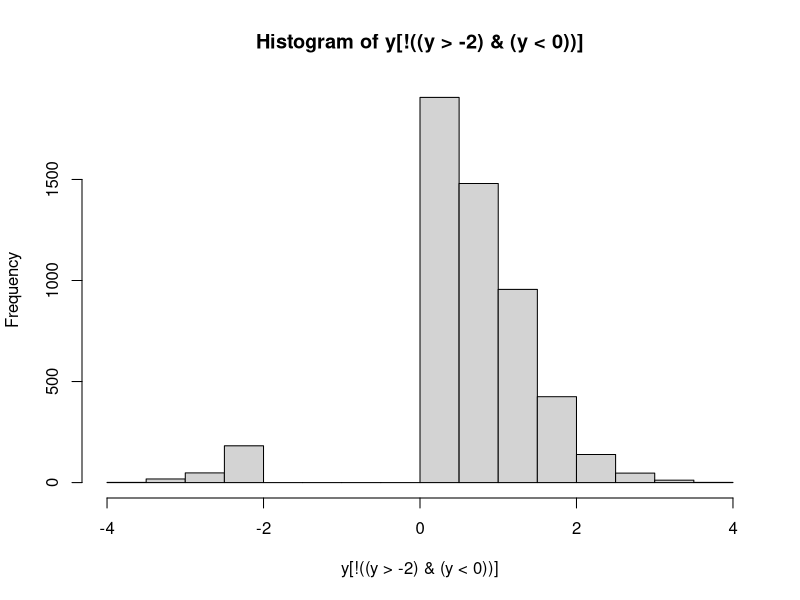

This chart was generated by the following R code: (Note: this script raises an error after producing the figure.)


#' @title Tutorial 2: More on Vectors, Data Frames, and Functions
#'
#' @author David M. Goehring 2004
#' @author Juliet R.C. Pulliam 2008, 2009
#' @author Steve Bellan 2010, 2012
#' @author Carl Pearson 2024
#' @author Stanley Sayianka, Reshma Kassanjee 2025
#'
#' Clinic on Meaningful Modeling of Epidemiological Data
#' International Clinics on Infectious Disease Dynamics and Data Program
#' African Institute for Mathematical Sciences, Muizenberg, Cape Town, RSA
#'
#' @license Some Rights Reserved,
#' CC BY-NC 4.0 (https://creativecommons.org/licenses/by-nc/4.0/)
#'
#' @description
#' By the end of this tutorial you should:
#' * Be able to retrieve useful subsets of your data
#' * Understand more about data frames
#' * Know the methods and uses of logical values in R
#' * Be able to generate and use factors
#' * Know how to write your own generic functions
#'
#' @section A. Accessing Vector Elements
#'
#' @subsection Beyond Numbers: Relational and Logical Operations in R
#'
#' So far everything you have done in R has involved numbers or
#' vectors of numbers. To properly exploit R’s complexity, you need to
#' become familiar with relational and logical operations in R.
#'
#' Relational operations work just like numerical operations, in terms
#' of how they are processed. Return for a moment to our first
#' calculation from the last tutorial, an addition problem:

3 + 4

#' The analogous calculation of a single relational operation is
#' something like

5 > 4

#' "Is 5 greater than 4?” Yes. And R tells you that this is a TRUE
#' statement. Or,

1 + 1 < 1

#' Makes sense, right?
#'
#' The greater-than, >, and less-than, <, symbols are
#' straightforward. Similarly, R has greater-than-or-equal-to and
#' less-than-or-equal-to symbols, >= and <=, respectively.
#'
#' Slightly less intuitive are the relational operators for equality,
#' ==, and inequality, !=. Try

x <- 4

x == 1 + 3

y <- x != 4

#' This last example demonstrates that variables can hold logical
#' values. These relational operators also operate on logical values,
#' as in,

y == FALSE

#' Logical operations are operations that only make sense when
#' performed on TRUE and FALSE values. These will likely be familiar
#' to you, the central operations being AND, OR, and NOT.
#'
#' The operators used in R are standard: &, |, and !,
#' respectively. Let’s see them in action:

!TRUE
to_be <- FALSE
to_be | !to_be
FALSE & (TRUE | FALSE)

#' By combining logical and relational operations, we can make complex
#' inquiries about values.
#'
#' Hands off the keyboard! Pick up a writing implement…
#'
#' a <- TRUE != (4 > 3)
#' b <- a | 1 + 1 == 4 - 2
#' c <- !FALSE & (log(Inf) == Inf + 1)
#'
#' What do a, b & c equal?  Now execute the commands and compare
#' your answers.



#' Note that R has special values for infinity (Inf), not-a-number
#' (NaN), and not-applicable, NA. These generally behave sensibly – a
#' mathematical operation on not-a-number is obviously not a number as so is
#' returned as NaN. Things are less simple when using logical and relational
#' operators. Consider 4 != NaN. In one respect, the answer perhaps
#' should be TRUE; that is, 4 definitely isn’t equal to
#' not-a-number. But, striving for consistency, R returns NA, much as
#' it would for a mathematical operation. Even worse is the situation

x <- NaN
x == NaN

#' You might think that this is a reasonable test for whether x has a
#' numerical value, but it won’t work for the same reason mentioned above.
#' In general, keep this trickiness in mind and remember there is a special
#' function is.nan() for determining whether x is defined as not-a-number:

is.nan(x)

#' There is also a special function is.finite() for determining whether
#' x is a valid (finite) number:

is.finite(x)

#' This is all getting thrown at you in very quick succession,
#' especially if you do not have much experience programming in other
#' languages. It is worth noting that information about these
#' operations can be pulled up at any time by typing help("&”) or
#' help(">") or the using help() function with any of the other
#' symbols used in these operations.
#'
#' @subsection Vectors of Logical Values
#'
#' As a shorthand, TRUE and FALSE can be entered as T and F. This
#' allows for rapid entry of vectors of logical values, for example:

logical_vec <- c(TRUE, TRUE, FALSE, TRUE)
logical_vec

#' Unfortunately, and rather inexplicably, T and F cab be reassigned
#' to any arbitrary values. This will render most code utterly
#' unpredictable. So, never, never, never do this:

T <- 4 # REALLY BAD, BUT NO ERROR IS PRODUCED

#' And, if you ever do something like this (though you shouldn’t!),
#' make sure you quickly do this:

rm(T) ## which will set T (or F) back to its default logical value.

#' Aside: to ensure your code is robust, we recommend always spelling out
#' TRUE and FALSE for logical values. If you have a library like `lintr`
#' installed, you can use it to check your code `lintr::lint("your_code.R")`
#'
#' Relational or logical operations also act on vectors to produce
#' vectors of logical values, as in,

x <- rnorm(10)
x < 0
y <- (x > -.5) & (x < .5)
!y

#' This will be especially handy when we look at the concept of
#' indexing, below.
#'
#' @subsection Generating Sequences
#'
#' There are many occasions in R when you need a patterned sequence of
#' numbers. As mentioned in the previous tutorial, most counting can
#' be accomplished by use of the seq() function. If you haven’t
#' already done so, it is worth taking a look at the help-file on
#' seq() because it has a few arguments that can make your life
#' easier.

?seq

#' For example, seq() can generate a vector of a certain length
#' between certain endpoints by typing

x <- seq(0, 1, length.out = 20)

#' giving you a vector of length 20 between 0 and 1; to confirm this, type

length(x)

#' A very common need in R is to generate vectors with an interval of
#' 1 between each element. R has a shorthand for this using the colon
#' notation, as follows:

y <- 5:10

#' This generates a vector that counts from 5 to 10, inclusive. Note that
#' : is generally treated first in the order of operations.
#'
#' Don’t underestimate the value of the colon notation.  Even for
#' typing a vector of length 2, like "(1,2)” or "(2,1),” using the c
#' function to generate the vector is pretty tedious (e.g., c(1,2)).
#' These vectors can be generated in three quick characters by typing
#' 1:2 or 2:1, respectively.  I will also point your attention to the
#' rep() function, for repeating sequences, which can also save time.
#'
#' @subsection Indexing
#'
#' R has an incredibly useful way of accessing items from a
#' data set. Each item in a data set has its own index, or numbered
#' location, in the object’s structure. Square brackets are used to
#' extract an item or items from a data set, but it is crucial to
#' understand that there are two completely distinct ways in which
#' brackets are used to access items. I will consider the two methods
#' for accessing a vector of length n in turn below.
#'
#' The first option: Logical
#' Requirements: Logical vector of length n
#' Use it for: Finding a subset of data based on a rule
#'
#' Logical indexing works as if you’ve asked your indexing vector the
#' question, "Do you want this item?” for each of the items in the
#' vector.

x <- 1:5

x[c(TRUE, FALSE, FALSE, FALSE, TRUE)]

#' If we combine this logical indexing with the relational and logical
#' operators you learned above, we have an exceptionally powerful tool
#' to retrieve data that meet any set of criteria.

y <- rnorm(10000)

hist(y[!((y > -2) & (y < 0))])

#' I will give more insight below when I discuss indexing data
#' frames. Stay tuned.

#' In any operation in R, vectors will be automatically repeated until
#' they reach the necessary length for the operation to make
#' sense. For example, note the results of

1:6 + 1:2

#' The same repetition holds for logical vectors. For this reason, you should
#' be very cautious using operations on vectors that differ in length.
#'
#' The second option: Numerical
#' Requirements: Value or vector of any length with values
#' (1 to n) OR (-n to -1)
#' Use it for: Single item retrieval or shuffling, sorting, and repeating
#'
#' Accessing single items with brackets and a single index should be
#' straightforward

x <- 3 * (0:5)
x[4]

#' One tedious way of creating a new vector of values from a vector’s
#' elements would be

c(x[2], x[3], x[4]) #TEDIOUS

#' So R makes it much easier by allowing a vector of indices to
#' generate a vector.  Thereby, the command above becomes

x[2:4]

#' There is nothing preventing you from accessing any element any
#' number of times.

x[c(2, 2, 2, 5, 5, 5)]

#' Additionally, R allows you to use negative indices, indicating
#' which items you want to exclude, as in,

x[c(-1, -6)]

#' This is fine and productive as long as you remember never to mix
#' negative and positive indices – R will not know what you want it to
#' do:

x[c(-1, 4)] # BADCODE

#' @subsection Sorting
#'
#' In Tutorial 1, you were introduced to the sort() function, which is
#' handy.
#'
#' Now that you have been introduced to indexing, you may have an
#' inkling of how much more powerful the sorting functions of R can
#' become.
#'
#' As an introduction, let’s say you have a 4-element vector,

my_vector <- 5:8

#' Using numerical indexing, we can manually re-order this vector by
#' calling each of its indices once in our preferred order, for
#' example

my_vector[c(2, 3, 4, 1)]

#' or, for a quick reversal

my_vector[4:1]

#' Now, manually generating the vector of indices is not monumentally
#' useful, which is where the function order() comes in. As a
#' demonstration, imagine we have a vector of student names and a
#' corresponding vector of student heights (in meters).

student_names <- c(
  "Dario", "Hloniphile", "Steve", "Innocent", "Abigail", "Cynthia"
)

student_heights <- rnorm(6, 1.7, .12)

#' What we definitely don’t want to do is to perform sort() on each of
#' these vectors independently. This will eliminate the pairing of the
#' name to the height. So how can we sort one vector and have the
#' other vector align correctly? Try order() on the names,

order(student_names)

#' Note that it returns the indices in the right order, not the values
#' themselves.
#'
#' From what you learned above, you know it is now an easy matter to
#' sort both of our vectors, as follows,

student_names[order(student_names)] # same effect as sort()
student_heights[order(student_names)]

#' And, obviously, sorting the names by the heights is exactly
#' analogous, and it will make for a pretty plot

barplot(
  student_heights[order(student_heights)],
  names.arg = student_names[order(student_heights)],
  ylab = "Height (m)", main = "Student Heights"
)

#' I have conveniently skipped over an important concept, because R
#' handles it fairly intuitively, but I want to mention the
#' terminology. The variable student_names and the results of ls(), for
#' example, are called vectors of strings, or character arrays. R
#' handles them conveniently, so we don’t need to worry too much about
#' them, but knowing the terminology will improve your understanding
#' of R's in-line help documents.
#'
#' @section B. Data Frames and Alternatives
#'
#' @subsection Data frames, redux
#' 
#' Before we cover advanced topics of data frames, I wanted to point out the
#' function data.frame(), which puts data together to form data
#' frames. This is a key alternative to using the prefab data frames
#' that you used in the previous tutorial.
#'
#' First I want to generate a vector of student class-years to
#' correspond to the student_names before creating a data frame (Freshmen
#' as 1, Sophomores as 2, etc.).

student_years <- c(4, 2, 2, 3, 1, 3)

#' Now making a data frame is easy (each argument will just add more
#' columns to the data), the only trick being that we have to assign
#' the constructed data frame to a variable, as follows:

student_df <- data.frame(student_names, student_heights, student_years)
student_df

#' Voila! Your own data frame.
#'
#' You may want to have better column headings than the redundant variable
#' names. There are various options to accomplish this. One option is
#' to use the names() function with assignment notation. Let’s take a look:

names(student_df)

#' What we see is a vector of strings corresponding to the current column
#' names. We can change these by assigning replacement strings to the
#' indexed values or by substituting our own vector of strings.

names(student_df) <- c("names", "heights", "years")
student_df

#' If we think that "years" is ambigous and might be confused with a student's
#' age, we could rename just that column using numerical indexing, e.g.:

names(student_df)[3] <- "class.years"
student_df

#' There is also a similar option, row.names() to access and modify the
#' the row names. By default, the row names are a series of integers indicating
#' the row number:

row.names(student_df)

#' The assignments above are the first of many examples in R that seem
#' to defy logic: it seems as though we’re assigning something to a
#' function, which shouldn’t make sense because a function isn’t a
#' variable. In fact, you can think of the functions names() and
#' row.names() as "access functions” – they do not perform an action,
#' but merely grant access to a property of the argument variable, and
#' this is why we can make assignments of the sort seen above.
#'
#' @subsection Indexing data frames
#'
#' As with vectors, brackets and logical or numerical vectors are still
#' the way to access data frames, but with a slight complication,
#' because data frames are multidimensional. The solution (which also
#' holds for matrices, etc.) is to separate the two dimensions with a
#' comma. R treats the first entry as the row number and the second
#' entry as the column number; thus, to access the second column of
#' the fourth row, type

student_df[4, 2]

#' Or the second column of the last three rows,

student_df[4:6, 2]

#' There are two further complications.
#'
#' To access an entire row or entire column, leave the index blank, as
#' in,

student_df[, 1] # FIRST COLUMN
student_df[3, ] # THIRD ROW
student_df[, ] # ENTIRE FRAME, equivalent to "student_df"

#' @subsection Tidyverse
#'
#' In R, data frames are a common and versatile way to store and work with 
#' tabular data. However, there are other object types that you may find useful.
#' For example, tibbles (from tidyverse) behave like data frames but print more
#' cleanly and are widely used in with modern R workflows. Data tables (from the
#' data.table package) are another alternative, designed for speed and efficient
#' handling of large datasets. Choosing the right structure depends on the
#' context of your analysis and the tools you prefer to use. 
#' 
#' In the last tutorial, we learned about the tidyverse.
#' Tidyverse is a group of R packages like dplyr, stringr, ggplot2, and more.
#' You can find the full list here: https://www.tidyverse.org
#'
#' Instead of loading all tidyverse packages using the library(tidyverse) command,
#' we can load only the one we need. For now, we just need the dplyr package.
#' 
#' We now return to indexing data frames, repeating what we did above 
#' using dplyr to access rows and columns in a data frame; and extending our 
#' examples, demonstrating both base R and dplyr implementations.


library(dplyr)

#' To select a column, we use the select() function.
#' The first argument is the data frame, the second is the column we want.
#' We can use either the column number or the column name.

select(.data = student_df, 1)       # selects the first column by position
select(.data = student_df, names)   # selects the column called 'names'

#' In select(), the .data argument is where we put the data frame.
#' The next argument is the column(s) we want to choose.

#' We can also use the pipe symbol (|>) to make the code easier to read.
#' Think of the pipe as saying "and then".
#' For example, instead of writing select(.data = student_df, 1),
#' we can write: student_df |> select(1)
#' This means: "take student_df and then select column 1"

student_df |> select(1)       # selects the first column
student_df |> select(names)   # selects the column called 'names'

#' If we want to save the result into a new data frame, we can assign it like this:

student_names_data <- student_df |> select(names)

#' The select() function gives us a one-column data frame.
#' If we want just a vector (not a data frame), we can use the pull() function.

student_df |> pull(1)       # gets the first column as a vector
student_df |> pull(names)   # gets the 'names' column as a vector

#' To get a specific row instead of a column, we use the slice() function.

student_df[3, ]             # base R: gets the third row
student_df |> slice(3)      # dplyr: gets the third row

#' We can also use the values in names() or row.names() as indices:

student_df["4", ]
student_df[, "class.years"]

#' Putting all of this together, we can quickly generate subsets of
#' our data. For example, we can create a data frame that includes
#' only the students with height greater than the mean height:

tall_students <- student_df[student_df$heights > mean(student_df$heights), ]
tall_students

#' A tidyverse-style way to filter rows is to use the `filter()` function.
#' This helps us select only the rows that meet a condition.
tall_students <- filter(student_df, heights > mean(heights))
tall_students  

#' Inside `filter()`, we do not use the `$` operator (like student_df$height).
#' This is because `filter()` automatically looks for column names
#' within the data frame you pass as the first argument.

#' The same code using a pipe:
tall_students <- student_df |> filter(heights > mean(heights))
tall_students

#' Or sort our data by various aspects:

student_df[order(student_df$class.years), ]

#' Alternatively, using the `arrange` function from dplyr, we have
student_df |> arrange(class.years)        # in ascending order
student_df |> arrange(desc(class.years))  # in descending order


#' @subsection Introduction to factors
#'
#' When performing statistical analyses, we often want R to look at a
#' set of data and compare groups within the data to one another. For
#' example, you have the data frame containing data on students in a
#' course. There are columns of data representing the students' heights
#' and class.years. How can you look at the means of height by class.year?
#'
#' Or, another example, you have sampled a number of rabbits and have
#' a column for weights before a diet treatment and a column for
#' weights after a diet treatment and a third column stating the diet
#' treatment (e.g, "none,” "grain diet,” and "grapefruit diet”). How
#' can you evaluate the change in weight as affected by diet?
#'
#' The answer to these questions is to use factors.
#'
#' Many of the data sets that come with R already have their data
#' interpreted as factors. Let’s take a look at a data set with
#' factors:

data(moths, package = "DAAG")
help(moths, package = "DAAG")
moths

#' (Note that you may have to install the DAAG package in order to
#' load these data. Do you remember how to do this? If not, ask a neighbor
#' for help!)
#'
#' The help file for the moths data set tells us that our last column,
#' habitat, is a factor. What does this mean?
#'
#' See what happens when we pull up this column by itself:

moths$habitat

#' It looks pretty standard, at first, but then we notice that it is
#' more than just a list of habitat names – it has another component,
#' levels.
#'
#' Factors have levels. Levels are editable, independent of the data
#' itself. To see the levels alone, you can type

levels(moths$habitat)

#' When called that way, it has the identity of a vector of strings.
#'
#' The levels() function behaves just like the names() and row.names()
#' functions (i.e., weird), and you can make assignments or
#' reassignments to the levels - e.g.,

levels(moths$habitat)[1] <- "NEBank"

#' Factors come in exceptionally handy when performing statistical
#' tests, but the various plot functions can give you an idea of uses
#' of a factored variable, such as,

boxplot(moths$meters ~ moths$habitat)

#' The tilde, ~, used in a number of contexts in R, can generally be
#' read as "by,” which gives a general explanation of its use here –
#' visualizing transect length ("meters") by habitat type ("habitat").
#' 
#' Recall, we used the ggplot2 package to make prettier plots
#' We will replicate the `boxplot` above:

## theme_bw is a ggplot “style” that makes things a bit less fancy and more sharp, you may think it looks more scientific
library(ggplot2); theme_set(theme_bw())
ggplot(data = moths) + 
  geom_boxplot(mapping = aes(x = habitat, y = meters))

#'
#' @subsection Making a factor
#'
#' Now that you know how to employ a factored variable
#' the next step is to know how to make a factor out of a
#' variable. The general syntax is:

x <- factor(c("A", "B", "A", "A", "A", "B"))

#' For vectors of strings, like that one. The results are usually fine
#' as is.
#'
#' But let’s go back to our student_df data frame. We listed
#' class.years as a number 1 through 4, but these are discreet
#' categories with well-defined names. A more elegant solution is to
#' factor the column of the data frame, much like is seen with moths.

student_df$class.years <- factor(student_df$class.years)
levels(student_df$class.years)

#' Not ideal, but we can use reassignment to change the names of the
#' years.

levels(student_df$class.years) <- c("Freshman", "Sophomore", "Junior", "Senior")

#' With satisfying (preliminary) results available with:

student_df
boxplot(student_df$heights ~ student_df$class.years)

#' Try to replicate the above plot using ggplot2.

#' @subsection Applying functions to data frames
#'
#' Many functions you might like to apply to your data frames will
#' produce unpredictable results.
#'
#' A few work nicely:

nyc_air <- airquality[, c("Wind", "Temp")]
nyc_air
summary(nyc_air)

#' But others that you might try do not work as you want:

sum(nyc_air) # sums wind and temperature together
mean(nyc_air) # returns an error message ## FIXME (or don't, see below)

#' One solution to these troubles is to use the function apply(),
#' which performs the function named in the third argument on the
#' first argument by the index specified by the second argument
#' (in this case, by column).

apply(nyc_air, 2, sum)
apply(nyc_air, 2, mean)
apply(nyc_air, 2, var)

#' @section C. Composing your own functions
#'
#' A more advanced (and very important) topic
#'
#' So far in R we have used the functions that come with R and its various
#' packages; however, since you will often want to perform the same series
#' of actions on different objects, R makes it relatively straight-forward
#' to compose your own generic functions and store them in R’s memory.
#'
#' Before you start writing a function you need to have your mind set
#' on three things:
#'
#' * What you want to give the function as input
#' * What you want the function to do
#' * What you want the function to give as output
#'
#' @subsection A trivial example
#'
#' Imagine you need to repeatedly transform sets of data, but your
#' transformation is "non-standard.” For this example, I’m imagining that you
#' want the natural logarithm of the data, plus one. We know how to perform
#' these operations on a number we have stored in a variable, no problem,

x <- 1:10

log(x) + 1

#' But what we would really like is a named function which will do
#' this in one step, log.plus.one().
#'
#' What we will do is make an assignment to log.plus.one, but rather
#' than assigning a value (or vector, etc.), we assign a function
#' which we define on the spot. We use the command function, which
#' looks like a function but is not a function. Instead, it’s
#' a control element of the R language – it isn’t executed like a
#' function, but rather it informs R to treat the code around it in a
#' special way.
#'
#' The command function has an interesting syntax. Its arguments are
#' the names of variables which will serve as the arguments for your
#' function (the first of three bullets, above). Then, after this
#' parenthetical bit, comes the meat of the function – what you want
#' it to do and what you want it to give back to you (the last two
#' bullets, above). In our log.plus.one() case, what we want it to do
#' and what we want it to give back happen to be the same thing,
#' therefore we can define it very simply, as follows,

log.plus.one <- function(y) log(y) + 1

#' Cool! Let’s test it out:

log.plus.one(x)

#' It behaves just like we would want it to.
#'
#' Aside: you may also see short functions define using the "lambda" syntax:

log.plus.one <- \(y) log(y) + 1

#' @subsection A separate little world
#'
#' Wait a second. I used y in my function definition but called the
#' function with my variable x as the argument. What happened to y?

y

#' The variable is untouched by the function.
#'
#' In order to keep functions fully generic, when you give the
#' function command, R generates a separate, untouchable variable
#' space which has no interactions with your R workspace. This means
#' that the names of your function arguments (and any variables
#' assigned within your function) can be anything you find convenient
#' – there is never any risk of a conflict with your active variables.
#'
#' @subsection Longer functions
#'
#' Either because the function is too complex to be
#' executed on a single line or because you want to make the
#' function’s methods clearer, you will often generate functions
#' longer than one line. For this purpose, R introduces another type
#' of bracket, curly brackets, { }. These are control brackets and
#' indicate the contents should be treated as a unit.
#'
#' As a final example,

(function(x, y) { z <- x^2 + y^2; x + y + z })(0:7, 1)

#' Note that the function is written on two lines, but this isn’t an
#' issue because of the brackets.  Note also that this function is
#' anonymous. It is never assigned, but used in place.
#'
#' A common tendency when first learning to program is to write code
#' in a condensed form (such as the anonymous inline function defined
#' above) so that it is difficult to follow what is going on when you
#' return to the code later on (or when your instructor is helping you
#' find a bug that is keeping your code from working correctly). While
#' writing code in this way takes a certain amount of cleverness and
#' demonstrates that you have understood the concepts, it is better
#' practice to write out your code so that it is easy to follow. This
#' includes using plenty of whitespace, to make your code easy to
#' read and thoroughly commenting your commands as you go.
#' The example above is therefore better written as follows:


#' @title Sum Values and Sum of Their Squares
#' @description
#' A function that takes two numerical values as input and returns the sum of
#' the values plus the sum of their squares
#'
#' @param x A numerical vector
#' @param y A numerical vector
#'
#' @details Note that `x` and `y` must be compatible lengths, or the recycling
#' rules
#'
#' @return A numerical value, x + y + x^2 + y^2
sum_vals_plus_sum_sqs <- function(x, y) {
  z <- x^2 + y^2  # define z as the sum of the values’ squares
  ss <- x + y + z # add the values to the sum of their squares
  return(ss)      # and return the result as output
}

#' Perform the above function with x equal to the numbers from 0 to
#' 7 and y equal to 1:

sum_vals_plus_sum_sqs(0:7, 1)

#' @section Benchmark Questions
#'
#' This concludes Tutorial 2. Because there are some advanced topics
#' here that require practice to get your head around, you should
#' make sure to work through the benchmark questions before you
#' move on to Tutorial 3.
#'
#' @question Semantics?
#'
#' R sometimes uses confusingly similar names for distinct concepts.
#' Define for yourself: names, factors, levels. When would you use each?
#'
#' @question Subsetting
#'
#' You need a subset of the mtcars data set that has only every other
#' row of data included.
#'  a. Do this with numerical indexing.
#'  b. Do this with logical indexing.
#'
#' @question Function Definition
#'
#' Write a function, `jumble()`, that takes a vector as an argument and
#' returns a vector with the original elements in random order. (Note: R
#' does have a built-in function that can do this, but the point of this
#' question is rather for you to build a new function using the tools that
#' have been introduced in the tutorials so far.)
